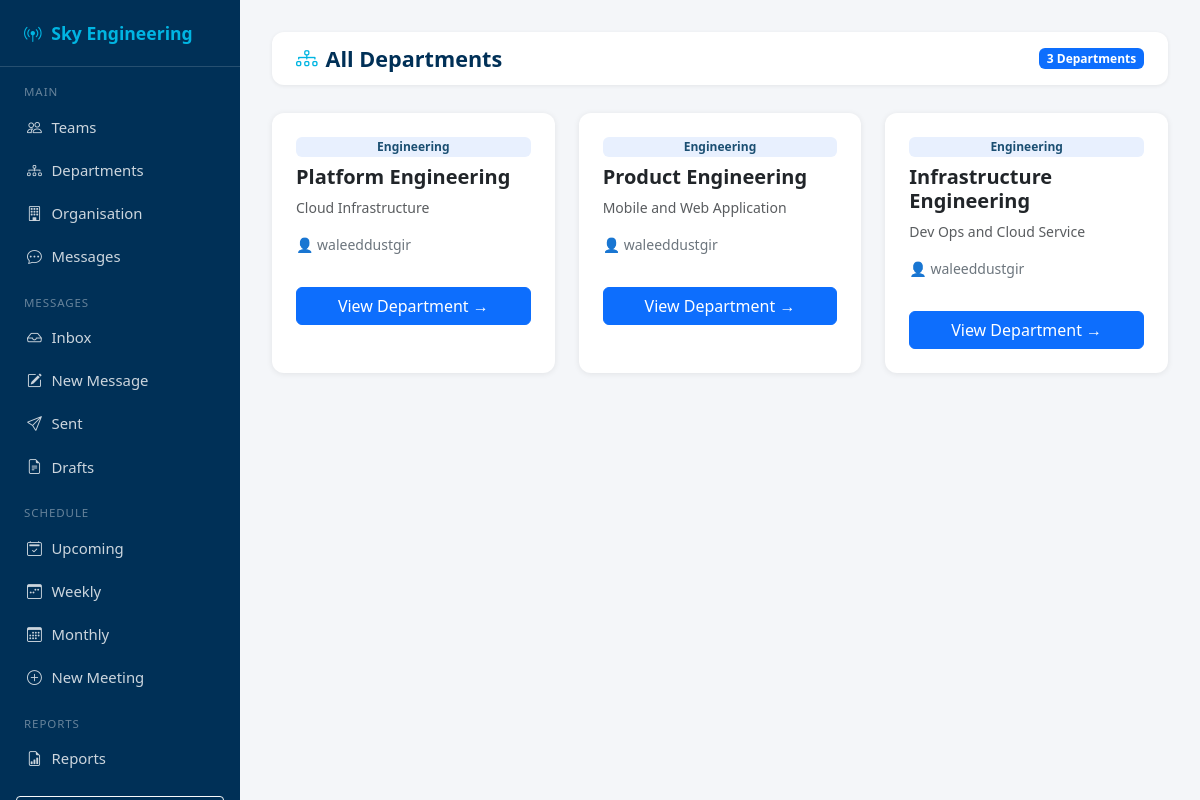
Page /organisation/departments/ on the committed database.
### organisation/models.py (models this page shows, shortened)
class Department(models.Model):
    name = models.CharField(max_length=200)
    specialisation = models.CharField(max_length=200)
    leader = models.ForeignKey(User, on_delete=models.SET_NULL, null=True, blank=True)

### organisation/views.py (the view)
# urls.py: path('departments/', views.department_list, name='department_list'),
def department_list(request):
    departments = Department.objects.all()
    return render(request, 'organisation/department_list.html', {'departments': departments})

### organisation/templates/organisation/department_list.html (shortened to what this page needs)
{% extends 'organisation/base_organisation.html' %}
{% block content %}
<div class="top-bar">
    <h1><i class="bi bi-diagram-3 me-2" style="color:var(--sky-blue)"></i>All Departments</h1>
    <span class="badge bg-primary">{{ departments.count }} Departments</span>
</div>
<div class="row g-4">
    {% for department in departments %}
    <div class="col-md-4">
        <div class="card h-100 p-4">
            <span class="badge mb-2" style="background:#e8f0fe;color:#1b4f72;">Engineering</span>
            <h5 class="fw-bold">{{ department.name }}</h5>
            <p class="text-muted small">{{ department.specialisation }}</p>
            {% if department.leader %}
            <p class="small text-secondary">👤 {{ department.leader }}</p>
            {% endif %}
            <a href="/organisation/department/{{ department.pk }}/" class="btn btn-primary mt-3 w-100">View Department →</a>
        </div>
    </div>
    {% endfor %}
</div>
{% endblock %}

### organisation/templates/organisation/base_organisation.html (style rules this page uses)
:root { --sky-blue: #00b5e2; --sky-dark: #003057; --sky-light: #e8f7fc; --sidebar-w: 240px; }
body { background: #f4f6f9; font-family: 'Segoe UI', sans-serif; }
.top-bar { background: #fff; border-radius: 12px; padding: .85rem 1.5rem; margin-bottom: 1.75rem; display: flex; align-items: center; justify-content: space-between; box-shadow: 0 1px 4px rgba(0,0,0,.07); }
.top-bar h1 { font-size: 1.35rem; font-weight: 700; color: var(--sky-dark); margin: 0; }
.card { border: none; border-radius: 12px; box-shadow: 0 1px 6px rgba(0,0,0,.08); }

### rows in the picture
Department: name "Platform Engineering", specialisation "Cloud Infrastructure", leader "waleeddustgir"
Department: name "Product Engineering", specialisation "Mobile and Web Application", leader "waleeddustgir"
Department: name "Infrastructure Engineering", specialisation "Dev Ops and Cloud Service", leader "waleeddustgir"

### other values in the picture
{{ departments.count }} "3"
